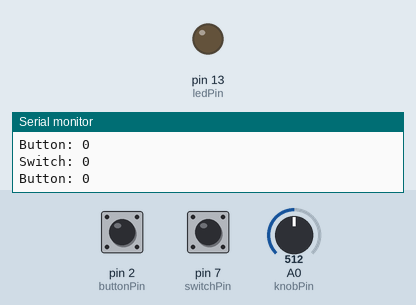
Recording of a sketch running on a simulated Arduino Uno, built with avr-gcc and run on an emulated ATmega328P. On the bench: output pins drawn as LEDs (lit = HIGH), the last lines printed to the serial monitor. The test bench sets the inputs (shaded band); at power-on: pin 2 (buttonPin) LOW, pin 7 (switchPin) LOW, A0 (knobPin) = 512.

Above: at 1.2 s.
1.3 s: pin 2 (buttonPin) pulled HIGH for 0.15 s
At 1.39 s:
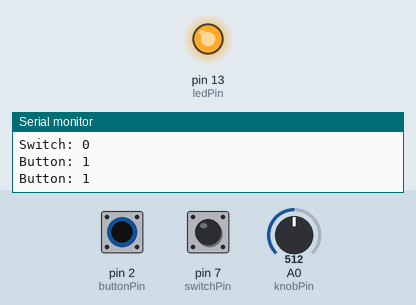
2.9 s: pin 7 (switchPin) pulled HIGH for 0.15 s
At 3.8 s:
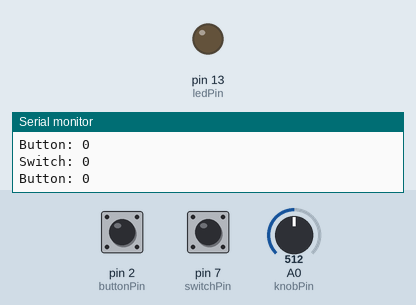
4.5 s: pin 2 (buttonPin) pulled HIGH for 1 s
At 5.3 s:
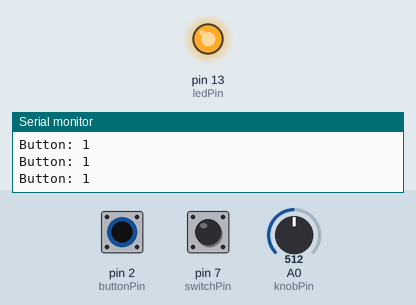
8.5 s: pin 7 (switchPin) pulled HIGH for 1 s
At 9.9 s:
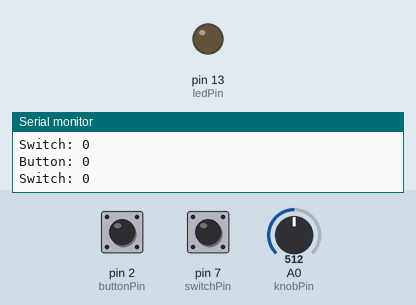
12.5 s: pin 7 (switchPin) pulled HIGH for 3.2 s
At 13.9 s:
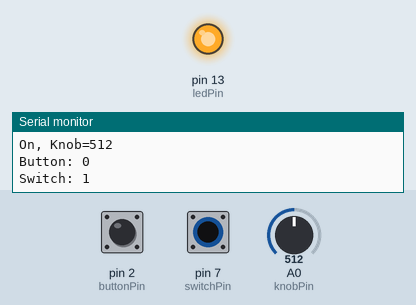
17.2 s: pin 2 (buttonPin) pulled HIGH for 3.2 s
At 21.6 s:
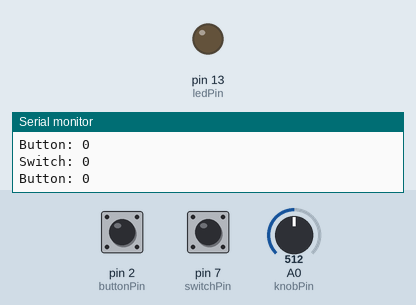
Timing chart, 0 to 22.9 s (numbered marks = the images above; inputs shaded):
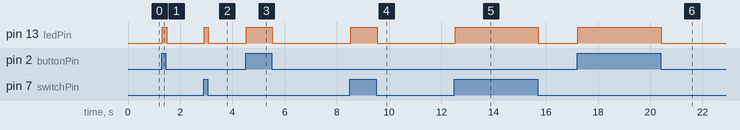

The sketch:

Lesson-7.ino
```cpp
/**************************************
  Lesson 7: Using Conditionals: Momentary Modes

  Additional materials
  - 1 10K ohm resistors
  - 1 momentary button (https://www.adafruit.com/product/1119)

**************************************/

int ledPin = LED_BUILTIN; // same as pin 13

int knobPin = A0;     // analog pin because range of numbers
int knobValue = 0;    // variable for reading the knob

int switchPin = 7;    // digital pin because binary (on/off)
int switchState = 0;  // variable for reading the switch

int buttonPin = 2;    // digital pin because binary  (on/off)
int buttonState = 0;  // variable for reading the button

void setup() {
  // put your setup code here, which runs once

  // set digital pin as output
  pinMode(ledPin, OUTPUT);

  // set digital pins as inputs:
  pinMode(switchPin, INPUT);
  pinMode(buttonPin, INPUT);

  // start serial communications at 9600 baud
  Serial.begin(9600);

}

void loop() {
  // main program goes here

  buttonState = digitalRead(buttonPin);   // check if button is pressed
  Serial.print("Button: ");
  Serial.println(buttonState);

  if (buttonState == HIGH) {
    // button pressed
    digitalWrite(ledPin, HIGH);           // turn the ledPin on

  } else {
    // button not pressed
    // so check if the switch is switched on
    switchState = digitalRead(switchPin);
    Serial.print("Switch: ");
    Serial.println(switchState);

    if (switchState == 1) {
      // switch is on so read the value of the knob
      knobValue = analogRead(knobPin);

      if (knobValue < 300) {
        // switch is on and knobValue is less than 300
        knobValue = analogRead(knobPin);

        digitalWrite(ledPin, HIGH);       // turn the ledPin on
        Serial.print("On, Knob=");
        Serial.println(knobValue);
        delay(knobValue);                 // stop the program for <knobValue> ms

        knobValue = analogRead(knobPin);

        digitalWrite(ledPin, LOW);        // turn the ledPin off
        Serial.print("Off, Knob=");
        Serial.println(knobValue);
        delay(knobValue);                 // stop the program for <knobValue> ms

      } else {
        // switch is on and knobValue is 300 or greater
        digitalWrite(ledPin, HIGH);       // turn the ledPin on
        Serial.print("On, Knob=");
        Serial.println(knobValue);

      } // end of knobValue if/else

    } else {
      // switch is off
      digitalWrite(ledPin, LOW);          // turn the ledPin off

    } // end of switchState if/else

  } // end of buttonState logic

}
```

Measured:
- after the input at 1.3 s, pin 13 (ledPin): LOW → HIGH at once, → LOW 0.16 s later
- after the input at 2.9 s, pin 13 (ledPin): LOW → HIGH at once, → LOW 0.15 s later
- after the input at 4.5 s, pin 13 (ledPin): LOW → HIGH at once, → LOW 1.0 s later
- after the input at 8.5 s, pin 13 (ledPin): LOW → HIGH at once, → LOW 1.0 s later
- after the input at 12.5 s, pin 13 (ledPin): LOW → HIGH at once, → LOW 3.2 s later
- after the input at 17.2 s, pin 13 (ledPin): LOW → HIGH at once, → LOW 3.2 s later
